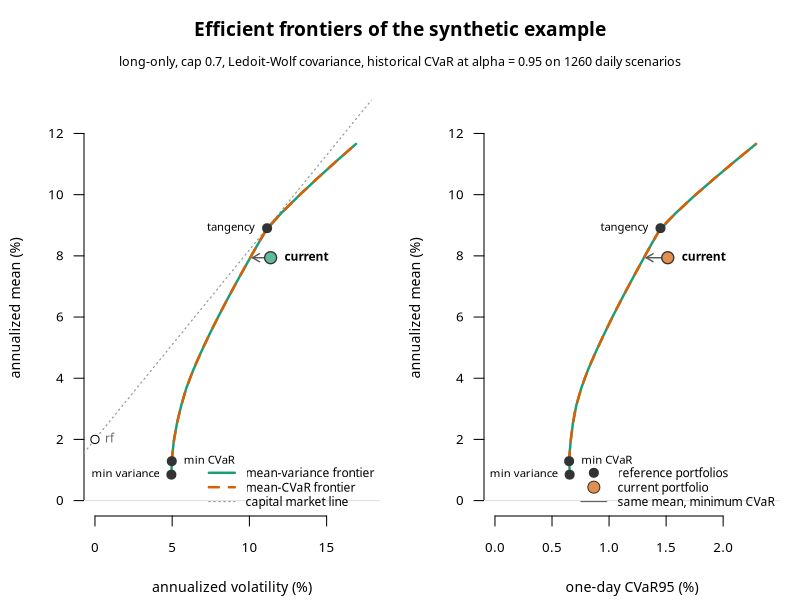

Here is the R script that generated this plot:
# Generates img/frontiers.png: the mean-variance and mean-CVaR efficient
# frontiers of the synthetic example (examples/frontier.csv), each drawn
# both in the (volatility, mean) plane and in the (CVaR, mean) plane,
# with the reference portfolios of examples/portfolios.csv on top. The
# arrow goes from the current portfolio to the one with the same
# expected return and minimum CVaR: the gain the report quantifies.
#
# Run from the repository root, after examples/analysis.jl.

col_mv <- "#1b9e77"
col_cvar <- "#d95f02"

lighten <- function(col, amount = 0.85) {
    rgb_col <- col2rgb(col) / 255
    rgb_new <- rgb_col + (1 - rgb_col) * amount
    rgb(rgb_new[1, ], rgb_new[2, ], rgb_new[3, ])
}

frontier <- read.csv("examples/frontier.csv")
portfolios <- read.csv("examples/portfolios.csv", check.names = FALSE)
mv <- frontier[frontier$frontier == "mv", ]
cv <- frontier[frontier$frontier == "cvar", ]

# The report stores the Sharpe ratio, not rf: recover rf from the
# tangency portfolio, rf = mean - Sharpe * vol.
tg <- portfolios[portfolios$portfolio == "tangency", ]
rf <- tg$mean - tg$sharpe * tg$vol

pct <- function(x) 100 * x
cur <- portfolios[portfolios$portfolio == "current", ]
best <- portfolios[portfolios$portfolio == "min CVaR, mean >= current", ]
refs <- portfolios[portfolios$portfolio %in% c("min variance", "tangency", "min CVaR"), ]

# Spectral is the font of the GitHub page (geoteo.net/static/style.css);
# the Cairo device is needed to reference it by family name.
png("img/frontiers.png", width = 1800, height = 850, res = 150, type = "cairo")
par(mfrow = c(1, 2), mar = c(4.2, 4.2, 0.6, 1), oma = c(0, 0, 4.4, 0), family = "Spectral")

panel <- function(x_of, xlab, risk_col, show_cml) {
    xs <- c(x_of(mv), x_of(cv), x_of(portfolios))
    plot(NA,
        xlim = c(0, pct(max(xs)) * 1.05), ylim = c(min(0, rf), max(frontier$mean) * 1.08) * 100,
        xlab = xlab, ylab = "annualized mean (%)", bty = "n", las = 1, cex.axis = 0.8, cex.lab = 0.85
    )
    abline(h = 0, col = "grey88")
    if (show_cml) {
        # Capital market line: rf to the tangency portfolio and beyond.
        slope <- (tg$mean - rf) / tg$vol
        abline(a = pct(rf), b = slope, col = "grey60", lty = 3, lwd = 1.2)
        points(0, pct(rf), pch = 21, bg = "white", cex = 1.1)
        text(0, pct(rf), "rf", pos = 4, cex = 0.7, col = "grey40")
    }
    lines(pct(x_of(mv)), pct(mv$mean), col = col_mv, lwd = 2.4)
    lines(pct(x_of(cv)), pct(cv$mean), col = col_cvar, lwd = 2.4, lty = 2)

    arrows(pct(x_of(cur)), pct(cur$mean), pct(x_of(best)) * 1.015, pct(best$mean),
        length = 0.08, col = "grey35", lwd = 1.4
    )
    points(pct(x_of(refs)), pct(refs$mean), pch = 19, cex = 1.2, col = "grey20")
    # min variance and min CVaR almost overlap: label them on opposite sides.
    side <- c("min variance" = 2, "tangency" = 2, "min CVaR" = 4)[refs$portfolio]
    text(pct(x_of(refs)), pct(refs$mean), refs$portfolio, pos = side, cex = 0.68, offset = 0.6)
    points(pct(x_of(cur)), pct(cur$mean), pch = 21, bg = lighten(risk_col, 0.3), col = "grey20", cex = 1.6, lwd = 1.3)
    text(pct(x_of(cur)), pct(cur$mean), "current", pos = 4, cex = 0.72, font = 2, offset = 0.7)
}

panel(function(d) d$vol, "annualized volatility (%)", col_mv, TRUE)
legend("bottomright",
    legend = c("mean-variance frontier", "mean-CVaR frontier", "capital market line"),
    col = c(col_mv, col_cvar, "grey60"), lty = c(1, 2, 3), lwd = c(2.4, 2.4, 1.2),
    bty = "n", cex = 0.72, seg.len = 2.4
)
panel(function(d) d$cvar, "one-day CVaR95 (%)", col_cvar, FALSE)
legend("bottomright",
    legend = c("reference portfolios", "current portfolio", "same mean, minimum CVaR"),
    pch = c(19, 21, NA), pt.bg = c(NA, lighten(col_cvar, 0.3), NA), pt.cex = c(1.2, 1.6, NA),
    lty = c(NA, NA, 1), col = c("grey20", "grey20", "grey35"), bty = "n", cex = 0.72, seg.len = 2.4
)

mtext("Efficient frontiers of the synthetic example", side = 3, line = 2.4, outer = TRUE, cex = 1.15, font = 2)
mtext("long-only, cap 0.7, Ledoit-Wolf covariance, historical CVaR at alpha = 0.95 on 1260 daily scenarios",
    side = 3, line = 0.9, outer = TRUE, cex = 0.75
)

dev.off()
